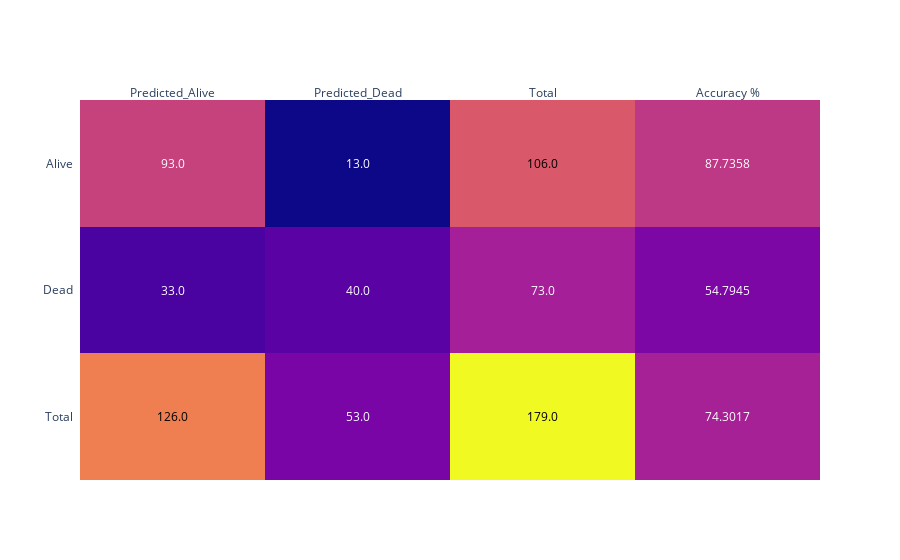

Write notebook code for a chart like this one.
### Code cell
bp.plot_confusion_matrix_plotly(ytest,ypreds_lr,labels=['Alive','Dead'])

### Figure 1 — Plotly figure (JSON) as saved in the notebook; plotly's stock layout.template omitted (floating-point values rounded to 4 significant figures)
{"data": [{"colorscale": [[0, "#0d0887"], [0.1111, "#46039f"], [0.2222, "#7201a8"], [0.3333, "#9c179e"], [0.4444, "#bd3786"], [0.5556, "#d8576b"], [0.6667, "#ed7953"], [0.7778, "#fb9f3a"], [0.8889, "#fdca26"], [1, "#f0f921"]], "reversescale": false, "showscale": false, "type": "heatmap", "x": ["Predicted_Alive", "Predicted_Dead", "Total", "Accuracy %"], "y": ["Total", "Dead", "Alive"], "z": [[126, 53, 179, 74.3], [33, 40, 73, 54.79], [93, 13, 106, 87.74]]}], "layout": {"annotations": [{"font": {"color": "#000000"}, "showarrow": false, "text": "126.0", "x": "Predicted_Alive", "xref": "x", "y": "Total", "yref": "y"}, {"font": {"color": "#FFFFFF"}, "showarrow": false, "text": "53.0", "x": "Predicted_Dead", "xref": "x", "y": "Total", "yref": "y"}, {"font": {"color": "#000000"}, "showarrow": false, "text": "179.0", "x": "Total", "xref": "x", "y": "Total", "yref": "y"}, {"font": {"color": "#FFFFFF"}, "showarrow": false, "text": "74.3017", "x": "Accuracy %", "xref": "x", "y": "Total", "yref": "y"}, {"font": {"color": "#FFFFFF"}, "showarrow": false, "text": "33.0", "x": "Predicted_Alive", "xref": "x", "y": "Dead", "yref": "y"}, {"font": {"color": "#FFFFFF"}, "showarrow": false, "text": "40.0", "x": "Predicted_Dead", "xref": "x", "y": "Dead", "yref": "y"}, {"font": {"color": "#FFFFFF"}, "showarrow": false, "text": "73.0", "x": "Total", "xref": "x", "y": "Dead", "yref": "y"}, {"font": {"color": "#FFFFFF"}, "showarrow": false, "text": "54.7945", "x": "Accuracy %", "xref": "x", "y": "Dead", "yref": "y"}, {"font": {"color": "#FFFFFF"}, "showarrow": false, "text": "93.0", "x": "Predicted_Alive", "xref": "x", "y": "Alive", "yref": "y"}, {"font": {"color": "#FFFFFF"}, "showarrow": false, "text": "13.0", "x": "Predicted_Dead", "xref": "x", "y": "Alive", "yref": "y"}, {"font": {"color": "#000000"}, "showarrow": false, "text": "106.0", "x": "Total", "xref": "x", "y": "Alive", "yref": "y"}, {"font": {"color": "#FFFFFF"}, "showarrow": false, "text": "87.7358", "x": "Accuracy %", "xref": "x", "y": "Alive", "yref": "y"}], "autosize": true, "xaxis": {"autorange": true, "dtick": 1, "gridcolor": "rgb(0, 0, 0)", "range": [-0.5, 3.5], "side": "top", "ticks": "", "type": "category"}, "yaxis": {"autorange": true, "dtick": 1, "range": [-0.5, 2.5], "ticks": "", "ticksuffix": "  ", "type": "category"}}}
